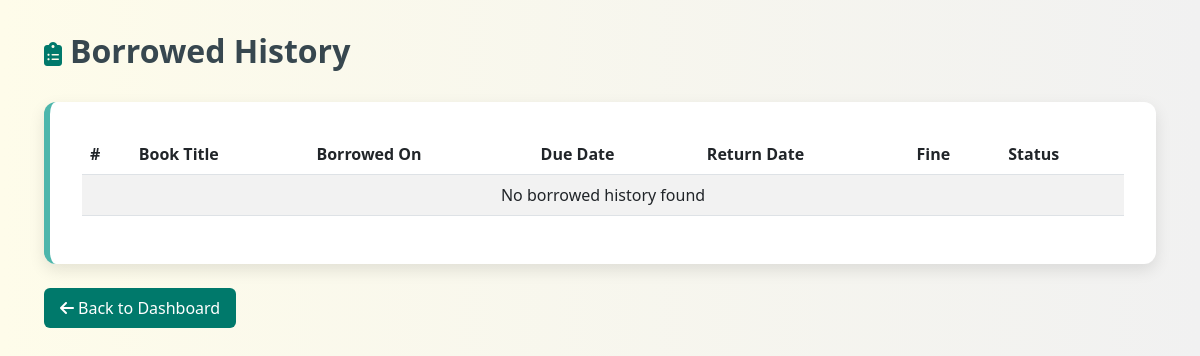
The app's page /borrowed_history (signed in), older data.
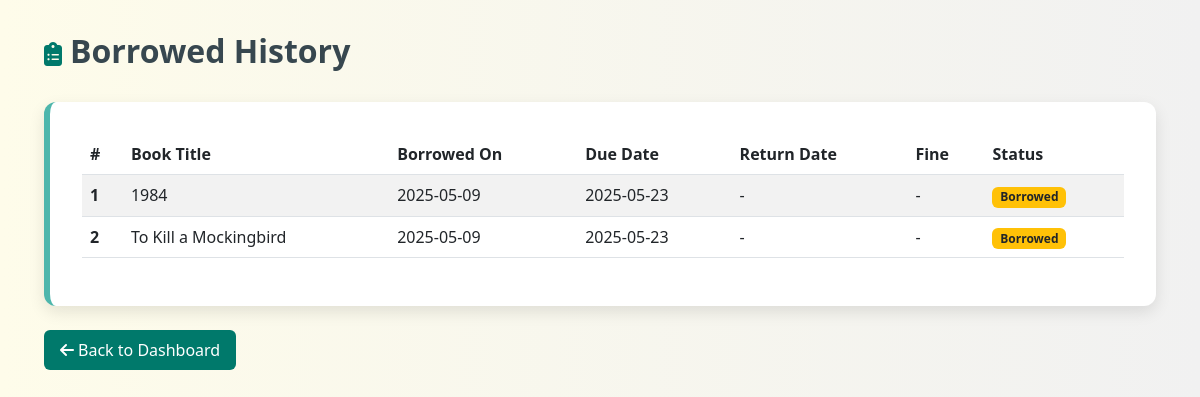
The same page, newer data.
### models.py (models this page shows, shortened)
class BorrowedBook(db.Model):
    id = db.Column(db.Integer, primary_key=True)
    user_id = db.Column(db.Integer, db.ForeignKey('user.id'), nullable=False)
    book_id = db.Column(db.Integer, db.ForeignKey('book.id'), nullable=False)
    borrow_date = db.Column(db.DateTime, default=datetime.utcnow)
    due_date = db.Column(db.DateTime, nullable=False)
    return_date = db.Column(db.DateTime, nullable=True)
    is_returned = db.Column(db.Boolean, default=False)
    fine_amount = db.Column(db.Float, default=0.0)
    damage_report = db.Column(db.Text, nullable=True)
    remarks = db.Column(db.Text, nullable=True)
    def is_overdue(self):
        if not self.is_returned and datetime.utcnow() > self.due_date:
            return True
        return False

class Book(db.Model):
    id = db.Column(db.Integer, primary_key=True)
    title = db.Column(db.String(200), nullable=False)
    author = db.Column(db.String(100), nullable=False)
    category = db.Column(db.String(50), nullable=False)
    quantity = db.Column(db.Integer, default=1)
    available_quantity = db.Column(db.Integer, default=1)
    date_added = db.Column(db.DateTime, default=datetime.utcnow)
    borrowed_records = db.relationship('BorrowedBook', backref='book', lazy=True)

### routes.py (the view)
@app.route('/borrowed_history')
@login_required
def borrowed_history():
    show_all = request.args.get('show_all', False) and current_user.is_admin
    if show_all:
        borrowed_books = BorrowedBook.query.order_by(BorrowedBook.borrow_date.desc()).all()
    else:
        borrowed_books = BorrowedBook.query.filter_by(user_id=current_user.id).order_by(BorrowedBook.borrow_date.desc()).all()
    return render_template('borrowed_history.html', borrowed_books=borrowed_books, show_all=show_all)

### app.py (called while the page is built)
@login_manager.user_loader
def load_user(user_id):
    return db.session.get(User, int(user_id))

### templates/borrowed_history.html (shortened to what this page needs)
<!DOCTYPE html>
<html lang="en">
<head>
  <link href="https://cdn.jsdelivr.net/npm/bootstrap@5.3.0/dist/css/bootstrap.min.css" rel="stylesheet" />
  <link rel="stylesheet" href="https://cdnjs.cloudflare.com/ajax/libs/font-awesome/6.4.0/css/all.min.css" />
</head>
<body>
  <div class="container">
    <h2><i class="fa-solid fa-clipboard-list me-2 icon"></i>Borrowed History</h2>
    <div class="history-card mb-4">
      <table class="table table-striped">
        <thead>
          <tr>
            <th scope="col">#</th>
            <th scope="col">Book Title</th>
            <th scope="col">Borrowed On</th>
            <th scope="col">Due Date</th>
            <th scope="col">Return Date</th>
            <th scope="col">Fine</th>
            <th scope="col">Status</th>
          </tr>
        </thead>
        <tbody>
          {% for borrowed in borrowed_books %}
          <tr>
            <th scope="row">{{ loop.index }}</th>
            <td>{{ borrowed.book.title }}</td>
            <td>{{ borrowed.borrow_date.strftime('%Y-%m-%d') }}</td>
            <td>{{ borrowed.due_date.strftime('%Y-%m-%d') }}</td>
            <td>{{ borrowed.return_date.strftime('%Y-%m-%d') if borrowed.return_date else '-' }}</td>
            <td>
              {% if borrowed.fine_amount > 0 %}
              <span class="text-danger">${{ borrowed.fine_amount }}</span>
              {% else %}
              -
              {% endif %}
            </td>
            <td>
              {% if borrowed.is_returned %}
              <span class="badge bg-success">Returned</span>
              {% elif borrowed.is_overdue() %}
              <span class="badge bg-danger">Overdue</span>
              {% else %}
              <span class="badge bg-warning text-dark">Borrowed</span>
              {% endif %}
            </td>
          </tr>
          {% else %}
          <tr>
            <td colspan="{% if show_all %}8{% else %}7{% endif %}" class="text-center">No borrowed history found</td>
          </tr>
          {% endfor %}
        </tbody>
      </table>
    </div>
    <a href="{{ url_for('dashboard') }}" class="btn btn-outline-success btn-back">
      <i class="fa-solid fa-arrow-left me-1"></i>Back to Dashboard
    </a>
  </div>
</body>
</html>

### templates/borrowed_history.html (style rules this page uses)
body { background: linear-gradient(to right, #fefcea, #f1f1f1); font-family: 'Segoe UI', Tahoma, Geneva, Verdana, sans-serif; padding: 2rem; }
h2 { color: #37474f; font-weight: bold; margin-bottom: 2rem; }
.history-card { background-color: #ffffff; border-radius: 12px; padding: 2rem; box-shadow: 0 6px 16px rgba(0, 0, 0, 0.1); transition: transform 0.3s ease, box-shadow 0.3s ease; border-left: 6px solid #4db6ac; }
.table { font-size: 1rem; }
.btn-back { background-color: #00796b; border: none; color: #fff; padding: 0.5rem 1rem; border-radius: 6px; transition: background 0.3s ease; }
.icon { font-size: 1.5rem; color: #00796b; }

Row changes from the older to the newer data that the page shows:
added BorrowedBook: book "1984", borrow_date "2025-05-09", due_date "2025-05-23", return_date "-", is_returned "Borrowed"
added BorrowedBook: book "To Kill a Mockingbird", borrow_date "2025-05-09", due_date "2025-05-23", return_date "-", is_returned "Borrowed"
Text that changed along with them:
text no longer shown: "No borrowed history found"
